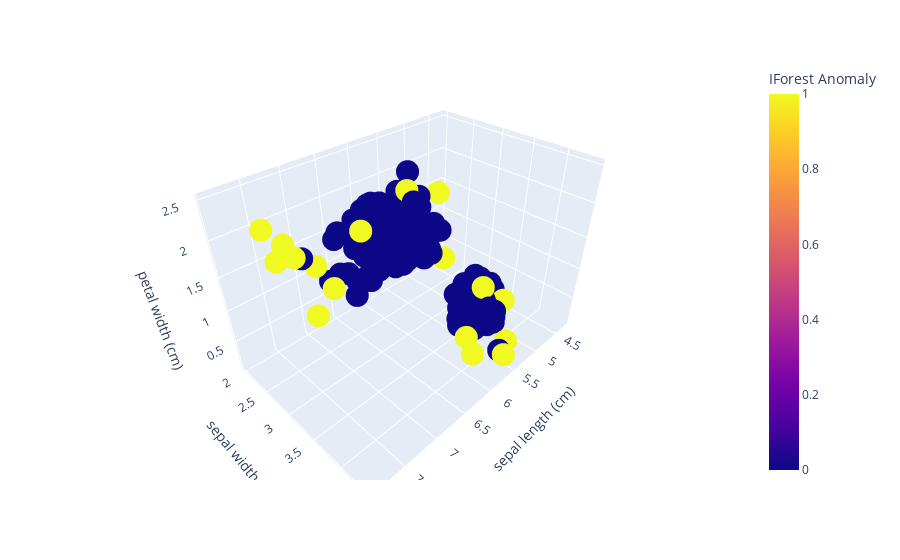

Write notebook code for a chart like this one.
### Code cell
#optional - visualizing anomaly in multi-dimension (3D) as stated above 

import plotly.express as px
fig = px.scatter_3d(df, x='sepal length (cm)', y='sepal width (cm)', z='petal width (cm)', color='IForest Anomaly')
fig.show()

### Figure 1 — Plotly figure (JSON) as saved in the notebook; plotly's stock layout.template omitted (floating-point values rounded to 4 significant figures; data arrays with more than 128 entries replaced by an {"elided": "..."} marker saying what was removed)
{"data": [{"hovertemplate": "sepal length (cm)=%{x}<br>sepal width (cm)=%{y}<br>petal width (cm)=%{z}<br>IForest Anomaly=%{marker.color}<extra></extra>", "legendgroup": "", "marker": {"color": {"elided": "150 int values"}, "coloraxis": "coloraxis", "symbol": "circle"}, "mode": "markers", "name": "", "scene": "scene", "showlegend": false, "type": "scatter3d", "x": {"elided": "150 float values"}, "y": {"elided": "150 float values"}, "z": {"elided": "150 float values"}}], "layout": {"coloraxis": {"colorbar": {"title": {"text": "IForest Anomaly"}}, "colorscale": [[0, "#0d0887"], [0.1111, "#46039f"], [0.2222, "#7201a8"], [0.3333, "#9c179e"], [0.4444, "#bd3786"], [0.5556, "#d8576b"], [0.6667, "#ed7953"], [0.7778, "#fb9f3a"], [0.8889, "#fdca26"], [1, "#f0f921"]]}, "legend": {"tracegroupgap": 0}, "margin": {"t": 60}, "scene": {"domain": {"x": [0, 1], "y": [0, 1]}, "xaxis": {"title": {"text": "sepal length (cm)"}}, "yaxis": {"title": {"text": "sepal width (cm)"}}, "zaxis": {"title": {"text": "petal width (cm)"}}}}}
